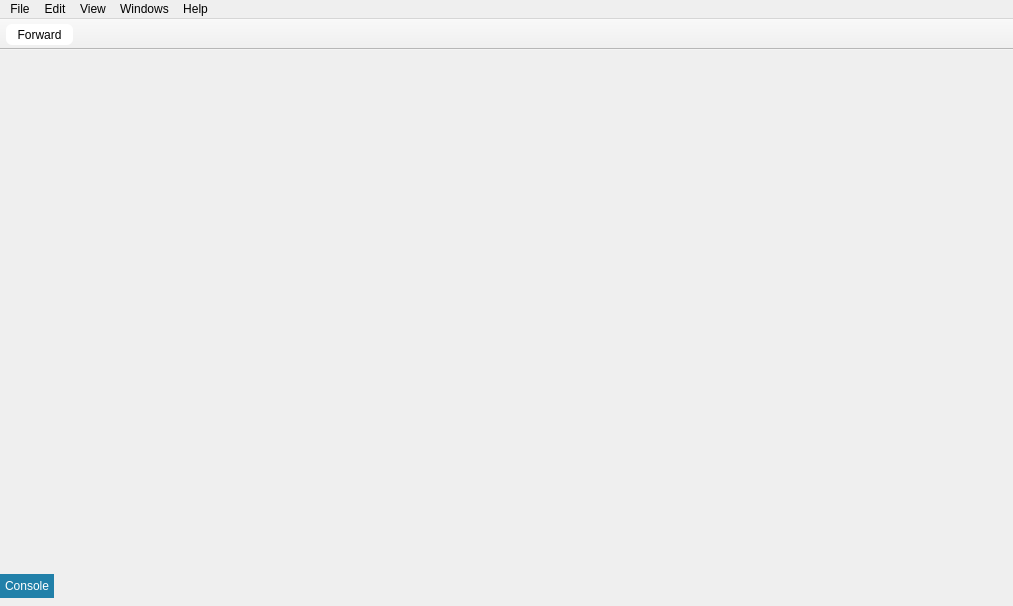
<?xml version="1.0" encoding="UTF-8"?>
<ui version="4.0">
 <class>MainWindow</class>
 <widget class="QMainWindow" name="MainWindow">
  <property name="geometry">
   <rect>
    <x>0</x>
    <y>0</y>
    <width>1013</width>
    <height>606</height>
   </rect>
  </property>
  <property name="sizePolicy">
   <sizepolicy hsizetype="Expanding" vsizetype="Expanding">
    <horstretch>0</horstretch>
    <verstretch>0</verstretch>
   </sizepolicy>
  </property>
  <property name="windowTitle">
   <string notr="true">Cutter</string>
  </property>
  <property name="styleSheet">
   <string notr="true">QHeaderView::section {
     padding: 3px;
     padding-left: 10px;
/*     border: 2px solid white;*/
}

QTabBar
{
    qproperty-drawBase: 0;
}

QTabBar::tab {
    border-bottom-color: #2180a9;
    border-top-left-radius: 0px;
    border-top-right-radius: 0px;
    min-width: 8ex;
    padding: 5px;
	margin-bottom: 3px;
	margin-top: 3px;
}

QTabBar::tab:selected {
    background: #2180a9;
    color: #FFFFFF;
}

QTabBar::tab:hover {
    background: #2180a9;      /* #3C879E; */
    color: #FFFFFF;
}

QDockWidget::title {
    text-align: center;
}

QToolTip {
	background-color: #444;
	border: 3px solid #444;
	color: rgb(232, 232, 232);
	font: 11pt &quot;Monaco&quot;;
}
/*
QDockWidget::title {
	background: rgb(64, 66, 68);
}

QDockWidget {
	color: rgb(232, 232, 232);
}
*/</string>
  </property>
  <property name="documentMode">
   <bool>false</bool>
  </property>
  <property name="dockNestingEnabled">
   <bool>true</bool>
  </property>
  <widget class="QWidget" name="centralWidget">
   <property name="sizePolicy">
    <sizepolicy hsizetype="Preferred" vsizetype="Maximum">
     <horstretch>0</horstretch>
     <verstretch>0</verstretch>
    </sizepolicy>
   </property>
   <layout class="QVBoxLayout" name="verticalLayout_10">
    <property name="leftMargin">
     <number>0</number>
    </property>
    <property name="topMargin">
     <number>0</number>
    </property>
    <property name="rightMargin">
     <number>0</number>
    </property>
    <property name="bottomMargin">
     <number>5</number>
    </property>
    <item>
     <widget class="QTabWidget" name="centralTabWidget">
      <property name="sizePolicy">
       <sizepolicy hsizetype="Expanding" vsizetype="Preferred">
        <horstretch>0</horstretch>
        <verstretch>0</verstretch>
       </sizepolicy>
      </property>
      <property name="styleSheet">
       <string notr="true">QTabWidget::pane { /* The tab widget frame */
border-top: 0px;
}</string>
      </property>
      <property name="tabPosition">
       <enum>QTabWidget::South</enum>
      </property>
      <property name="currentIndex">
       <number>0</number>
      </property>
      <property name="usesScrollButtons">
       <bool>false</bool>
      </property>
      <property name="documentMode">
       <bool>false</bool>
      </property>
      <property name="tabsClosable">
       <bool>false</bool>
      </property>
      <widget class="QWidget" name="tab">
       <property name="sizePolicy">
        <sizepolicy hsizetype="Preferred" vsizetype="Preferred">
         <horstretch>0</horstretch>
         <verstretch>0</verstretch>
        </sizepolicy>
       </property>
       <attribute name="title">
        <string notr="true">Console</string>
       </attribute>
       <layout class="QVBoxLayout" name="tabVerticalLayout">
        <property name="spacing">
         <number>0</number>
        </property>
        <property name="sizeConstraint">
         <enum>QLayout::SetNoConstraint</enum>
        </property>
        <property name="leftMargin">
         <number>0</number>
        </property>
        <property name="topMargin">
         <number>0</number>
        </property>
        <property name="rightMargin">
         <number>0</number>
        </property>
        <property name="bottomMargin">
         <number>0</number>
        </property>
       </layout>
      </widget>
     </widget>
    </item>
   </layout>
  </widget>
  <widget class="QMenuBar" name="menuBar">
   <property name="geometry">
    <rect>
     <x>0</x>
     <y>0</y>
     <width>1013</width>
     <height>22</height>
    </rect>
   </property>
   <property name="defaultUp">
    <bool>false</bool>
   </property>
   <property name="nativeMenuBar">
    <bool>true</bool>
   </property>
   <widget class="QMenu" name="menuFile">
    <property name="geometry">
     <rect>
      <x>367</x>
      <y>185</y>
      <width>156</width>
      <height>206</height>
     </rect>
    </property>
    <property name="title">
     <string>File</string>
    </property>
    <addaction name="actionNew"/>
    <addaction name="actionLoad"/>
    <addaction name="separator"/>
    <addaction name="actionSave"/>
    <addaction name="actionSaveAs"/>
    <addaction name="separator"/>
    <addaction name="actionRun_Script"/>
    <addaction name="separator"/>
    <addaction name="actionQuit"/>
   </widget>
   <widget class="QMenu" name="menuView">
    <property name="title">
     <string>View</string>
    </property>
    <property name="tabsOnTop" stdset="0">
     <bool>false</bool>
    </property>
    <widget class="QMenu" name="menuTheme">
     <property name="title">
      <string>Theme</string>
     </property>
     <addaction name="actionWhite_Theme"/>
     <addaction name="actionDark_Theme"/>
    </widget>
    <addaction name="actionRefresh_contents"/>
    <addaction name="separator"/>
    <addaction name="actionDefaut"/>
    <addaction name="actionReset_settings"/>
    <addaction name="separator"/>
    <addaction name="actionLock"/>
    <addaction name="actionTabs_on_Top"/>
    <addaction name="separator"/>
    <addaction name="actionAsmOptions"/>
    <addaction name="menuTheme"/>
   </widget>
   <widget class="QMenu" name="menuHelp">
    <property name="title">
     <string>Help</string>
    </property>
    <addaction name="actionAbout"/>
   </widget>
   <widget class="QMenu" name="menuEdit">
    <property name="title">
     <string>Edit</string>
    </property>
    <addaction name="actionUndoSeek"/>
    <addaction name="actionRedoSeek"/>
   </widget>
   <widget class="QMenu" name="menuWindows">
    <property name="title">
     <string>Windows</string>
    </property>
    <addaction name="actionDashboard"/>
    <addaction name="separator"/>
    <addaction name="actionEntry_points"/>
    <addaction name="actionFunctions"/>
    <addaction name="actionImports"/>
    <addaction name="actionExports"/>
    <addaction name="actionSymbols"/>
    <addaction name="actionSDBBrowser"/>
    <addaction name="separator"/>
    <addaction name="actionReloc"/>
    <addaction name="actionStrings"/>
    <addaction name="actionFlags"/>
    <addaction name="actionSections"/>
    <addaction name="separator"/>
    <addaction name="actionComents"/>
    <addaction name="actionNotepad"/>
   </widget>
   <addaction name="menuFile"/>
   <addaction name="menuEdit"/>
   <addaction name="menuView"/>
   <addaction name="menuWindows"/>
   <addaction name="menuHelp"/>
  </widget>
  <widget class="QToolBar" name="mainToolBar">
   <property name="sizePolicy">
    <sizepolicy hsizetype="Preferred" vsizetype="Fixed">
     <horstretch>0</horstretch>
     <verstretch>0</verstretch>
    </sizepolicy>
   </property>
   <property name="contextMenuPolicy">
    <enum>Qt::DefaultContextMenu</enum>
   </property>
   <property name="windowTitle">
    <string notr="true">Main toolbar</string>
   </property>
   <property name="styleSheet">
    <string notr="true">QToolButton { /* all types of tool button */
    margin-bottom: 1px;
    margin-top: 1px;
    margin-left: 2px;
    margin-right: 2px;
    padding: 2px;
    padding-left: 7px;
    padding-right: 7px;
	background-color: palette(light);
    border-radius: 6px;
}

QToolButton:pressed {
	background-color: palette(dark);
}</string>
   </property>
   <property name="movable">
    <bool>false</bool>
   </property>
   <property name="iconSize">
    <size>
     <width>18</width>
     <height>18</height>
    </size>
   </property>
   <property name="toolButtonStyle">
    <enum>Qt::ToolButtonIconOnly</enum>
   </property>
   <attribute name="toolBarArea">
    <enum>TopToolBarArea</enum>
   </attribute>
   <attribute name="toolBarBreak">
    <bool>false</bool>
   </attribute>
   <addaction name="actionForward"/>
  </widget>
  <action name="actionDefaut">
   <property name="text">
    <string>Reset Layout</string>
   </property>
   <property name="toolTip">
    <string>Reset layout</string>
   </property>
  </action>
  <action name="actionAbout">
   <property name="text">
    <string>About</string>
   </property>
  </action>
  <action name="actionNew">
   <property name="text">
    <string>New</string>
   </property>
   <property name="shortcut">
    <string>Ctrl+N</string>
   </property>
  </action>
  <action name="actionClose">
   <property name="text">
    <string>Close</string>
   </property>
  </action>
  <action name="actionSave_workspace">
   <property name="text">
    <string>Save layout</string>
   </property>
   <property name="toolTip">
    <string>Save layout</string>
   </property>
  </action>
  <action name="actionDocumentation">
   <property name="text">
    <string>Documentation</string>
   </property>
  </action>
  <action name="actionLoad">
   <property name="text">
    <string>Open</string>
   </property>
   <property name="shortcut">
    <string>Ctrl+O</string>
   </property>
  </action>
  <action name="actionSave">
   <property name="text">
    <string>Save</string>
   </property>
   <property name="shortcut">
    <string>Ctrl+S</string>
   </property>
  </action>
  <action name="actionUndoSeek">
   <property name="text">
    <string>Undo Seek</string>
   </property>
  </action>
  <action name="actionRedoSeek">
   <property name="text">
    <string>Redo Seek</string>
   </property>
  </action>
  <action name="actionCut">
   <property name="text">
    <string>Cut</string>
   </property>
  </action>
  <action name="actionCopy">
   <property name="text">
    <string>Copy</string>
   </property>
  </action>
  <action name="actionPaste">
   <property name="text">
    <string>Paste</string>
   </property>
  </action>
  <action name="actionDelete">
   <property name="text">
    <string>Delete</string>
   </property>
  </action>
  <action name="actionSelect_all">
   <property name="text">
    <string>Select all</string>
   </property>
   <property name="toolTip">
    <string>Select all</string>
   </property>
  </action>
  <action name="actionFind">
   <property name="text">
    <string>Find</string>
   </property>
  </action>
  <action name="actionFind_next">
   <property name="text">
    <string>Find next</string>
   </property>
   <property name="toolTip">
    <string>Find next</string>
   </property>
  </action>
  <action name="actionFind_previous">
   <property name="text">
    <string>Find previous</string>
   </property>
   <property name="toolTip">
    <string>Find previous</string>
   </property>
  </action>
  <action name="actionBack">
   <property name="icon">
    <iconset resource="resources.qrc">
     <normaloff>:/img/icons/arrow_left.svg</normaloff>:/img/icons/arrow_left.svg</iconset>
   </property>
   <property name="text">
    <string>Back</string>
   </property>
   <property name="toolTip">
    <string>Go back</string>
   </property>
  </action>
  <action name="actionForward">
   <property name="icon">
    <iconset resource="resources.qrc">
     <normaloff>:/img/icons/arrow_right.svg</normaloff>:/img/icons/arrow_right.svg</iconset>
   </property>
   <property name="text">
    <string>Forward</string>
   </property>
  </action>
  <action name="actionLock">
   <property name="checkable">
    <bool>true</bool>
   </property>
   <property name="checked">
    <bool>true</bool>
   </property>
   <property name="text">
    <string>Unlock Panels</string>
   </property>
   <property name="toolTip">
    <string>Toggle panel locks</string>
   </property>
   <property name="iconVisibleInMenu">
    <bool>false</bool>
   </property>
  </action>
  <action name="actionLockUnlock">
   <property name="checkable">
    <bool>true</bool>
   </property>
   <property name="icon">
    <iconset resource="resources.qrc">
     <normaloff>:/unlock</normaloff>:/unlock</iconset>
   </property>
   <property name="text">
    <string>Lock/Unlock</string>
   </property>
   <property name="toolTip">
    <string>Lock/Unlock</string>
   </property>
  </action>
  <action name="actionStrings">
   <property name="checkable">
    <bool>false</bool>
   </property>
   <property name="text">
    <string>Strings</string>
   </property>
   <property name="toolTip">
    <string>Show/Hide Strings panel</string>
   </property>
  </action>
  <action name="actionSections">
   <property name="checkable">
    <bool>false</bool>
   </property>
   <property name="text">
    <string>Sections</string>
   </property>
   <property name="toolTip">
    <string>Show/Hide Sections panel</string>
   </property>
  </action>
  <action name="actionFunctions">
   <property name="checkable">
    <bool>false</bool>
   </property>
   <property name="text">
    <string>Functions</string>
   </property>
   <property name="toolTip">
    <string>Show/Hide Functions panel</string>
   </property>
  </action>
  <action name="actionImports">
   <property name="checkable">
    <bool>false</bool>
   </property>
   <property name="text">
    <string>Imports</string>
   </property>
   <property name="toolTip">
    <string>Show/Hide Imports panel</string>
   </property>
  </action>
  <action name="actionSymbols">
   <property name="checkable">
    <bool>false</bool>
   </property>
   <property name="text">
    <string>Symbols</string>
   </property>
   <property name="toolTip">
    <string>Show/Hide Symbols panel</string>
   </property>
  </action>
  <action name="actionReloc">
   <property name="checkable">
    <bool>false</bool>
   </property>
   <property name="text">
    <string>Relocs</string>
   </property>
   <property name="toolTip">
    <string>Show/Hide Relocs panel</string>
   </property>
  </action>
  <action name="actionFlags">
   <property name="checkable">
    <bool>false</bool>
   </property>
   <property name="text">
    <string>Flags</string>
   </property>
   <property name="toolTip">
    <string>Show/Hide Flags panel</string>
   </property>
  </action>
  <action name="actionMem">
   <property name="checkable">
    <bool>false</bool>
   </property>
   <property name="text">
    <string>Memory</string>
   </property>
   <property name="toolTip">
    <string>Show/Hide Memory panel</string>
   </property>
  </action>
  <action name="actionTheme">
   <property name="checkable">
    <bool>false</bool>
   </property>
   <property name="icon">
    <iconset resource="resources.qrc">
     <normaloff>:/img/icons/themes.svg</normaloff>:/img/icons/themes.svg</iconset>
   </property>
   <property name="text">
    <string>Theme</string>
   </property>
   <property name="autoRepeat">
    <bool>false</bool>
   </property>
   <property name="menuRole">
    <enum>QAction::PreferencesRole</enum>
   </property>
  </action>
  <action name="actionTabs">
   <property name="icon">
    <iconset resource="resources.qrc">
     <normaloff>:/img/icons/tabs.svg</normaloff>:/img/icons/tabs.svg</iconset>
   </property>
   <property name="text">
    <string>Tabs up/down</string>
   </property>
   <property name="toolTip">
    <string>Tabs up/down</string>
   </property>
  </action>
  <action name="actionRefresh_Panels">
   <property name="icon">
    <iconset resource="resources.qrc">
     <normaloff>:/img/icons/spin.svg</normaloff>:/img/icons/spin.svg</iconset>
   </property>
   <property name="text">
    <string>Refresh</string>
   </property>
  </action>
  <action name="actionComents">
   <property name="checkable">
    <bool>false</bool>
   </property>
   <property name="text">
    <string>Comments</string>
   </property>
   <property name="toolTip">
    <string>Show/Hide comments</string>
   </property>
  </action>
  <action name="actionTabs_on_Top">
   <property name="checkable">
    <bool>true</bool>
   </property>
   <property name="text">
    <string>Show Tabs at the Top</string>
   </property>
   <property name="toolTip">
    <string>Toggle tab position</string>
   </property>
  </action>
  <action name="actionDark_Theme">
   <property name="text">
    <string>Dark Theme</string>
   </property>
  </action>
  <action name="actionLoad_workspace">
   <property name="text">
    <string>Load layout</string>
   </property>
   <property name="toolTip">
    <string>Load layout</string>
   </property>
  </action>
  <action name="actionWhite_Theme">
   <property name="text">
    <string>Default Theme</string>
   </property>
  </action>
  <action name="actionBindiff">
   <property name="text">
    <string>Bindiff</string>
   </property>
  </action>
  <action name="actionGraph">
   <property name="text">
    <string>Graph</string>
   </property>
  </action>
  <action name="actionSearch">
   <property name="text">
    <string>Search</string>
   </property>
  </action>
  <action name="actionAnalysis">
   <property name="text">
    <string>Analysis</string>
   </property>
  </action>
  <action name="actionTest_menu">
   <property name="text">
    <string>Test menu</string>
   </property>
  </action>
  <action name="actionHexCopy_Hexpair">
   <property name="text">
    <string>Copy hexpair</string>
   </property>
   <property name="toolTip">
    <string>Copy hexpair</string>
   </property>
  </action>
  <action name="actionHexCopy_Text">
   <property name="text">
    <string>Copy text</string>
   </property>
   <property name="toolTip">
    <string>Copy text</string>
   </property>
  </action>
  <action name="actionHexCopy_ASCII">
   <property name="text">
    <string>Copy ASCII</string>
   </property>
  </action>
  <action name="actionHexInsert_String">
   <property name="text">
    <string>Insert string</string>
   </property>
   <property name="toolTip">
    <string>Insert string</string>
   </property>
  </action>
  <action name="actionHexInsert_Hex">
   <property name="text">
    <string>Insert hex</string>
   </property>
   <property name="toolTip">
    <string>Insert hex</string>
   </property>
  </action>
  <action name="actionHexEdit">
   <property name="text">
    <string>Edit</string>
   </property>
  </action>
  <action name="actionHexPaste">
   <property name="text">
    <string>Paste</string>
   </property>
  </action>
  <action name="actionDisas_ShowHideBytes">
   <property name="text">
    <string>Show/Hide bytes</string>
   </property>
  </action>
  <action name="actionDisasSwitch_case">
   <property name="text">
    <string>Switch case</string>
   </property>
  </action>
  <action name="actionDisasCopy_All">
   <property name="text">
    <string>Copy all</string>
   </property>
   <property name="toolTip">
    <string>Copy all</string>
   </property>
  </action>
  <action name="actionDisasCopy_Bytes">
   <property name="text">
    <string>Copy bytes</string>
   </property>
   <property name="toolTip">
    <string>Copy bytes</string>
   </property>
  </action>
  <action name="actionDisasCopy_Disasm">
   <property name="text">
    <string>Copy disasm</string>
   </property>
   <property name="toolTip">
    <string>Copy disasm</string>
   </property>
  </action>
  <action name="actionDisplayOptions">
   <property name="text">
    <string>Copy disasm</string>
   </property>
   <property name="toolTip">
    <string>Copy disasm</string>
   </property>
  </action>
  <action name="actionStart_Web_Server">
   <property name="checkable">
    <bool>true</bool>
   </property>
   <property name="icon">
    <iconset resource="resources.qrc">
     <normaloff>:/img/icons/cloud.svg</normaloff>:/img/icons/cloud.svg</iconset>
   </property>
   <property name="text">
    <string>Start web server</string>
   </property>
   <property name="toolTip">
    <string>Start web server</string>
   </property>
  </action>
  <action name="action1column">
   <property name="text">
    <string>1</string>
   </property>
  </action>
  <action name="action2columns">
   <property name="text">
    <string>2</string>
   </property>
  </action>
  <action name="action4columns">
   <property name="text">
    <string>4</string>
   </property>
  </action>
  <action name="action8columns">
   <property name="text">
    <string>8</string>
   </property>
  </action>
  <action name="action16columns">
   <property name="text">
    <string>16</string>
   </property>
  </action>
  <action name="action32columns">
   <property name="text">
    <string>32</string>
   </property>
  </action>
  <action name="action64columns">
   <property name="text">
    <string>64</string>
   </property>
  </action>
  <action name="actionSyntax_AT_T_Intel">
   <property name="text">
    <string>Syntax AT&amp;T/Intel</string>
   </property>
  </action>
  <action name="actionFunctionsRename">
   <property name="text">
    <string>Rename</string>
   </property>
  </action>
  <action name="actionFunctionsUndefine">
   <property name="text">
    <string>Undefine</string>
   </property>
  </action>
  <action name="actionDisasRename">
   <property name="text">
    <string>Rename</string>
   </property>
  </action>
  <action name="actionDisasmUndefine">
   <property name="text">
    <string>Undefine</string>
   </property>
  </action>
  <action name="actionDisasAdd_comment">
   <property name="text">
    <string>Add comment</string>
   </property>
  </action>
  <action name="actionhide_bottomPannel">
   <property name="checkable">
    <bool>true</bool>
   </property>
   <property name="icon">
    <iconset resource="resources.qrc">
     <normaloff>:/img/icons/down.svg</normaloff>:/img/icons/down.svg</iconset>
   </property>
   <property name="text">
    <string>Show/Hide bottom pannel</string>
   </property>
   <property name="toolTip">
    <string>Show/Hide bottom pannel</string>
   </property>
  </action>
  <action name="actionSend_to_Notepad">
   <property name="text">
    <string>Send to Notepad</string>
   </property>
  </action>
  <action name="actionNotepad">
   <property name="text">
    <string>Notepad</string>
   </property>
  </action>
  <action name="actionSDBBrowser">
   <property name="text">
    <string>SDB Browser</string>
   </property>
  </action>
  <action name="actionRun_Script">
   <property name="text">
    <string>Run Script</string>
   </property>
  </action>
  <action name="actionDashboard">
   <property name="text">
    <string>Dashboard</string>
   </property>
   <property name="toolTip">
    <string>Show/Hide Dashboard panel</string>
   </property>
  </action>
  <action name="actionReset_settings">
   <property name="text">
    <string>Reset Settings</string>
   </property>
   <property name="toolTip">
    <string>Reset settings</string>
   </property>
  </action>
  <action name="actionQuit">
   <property name="text">
    <string>Quit</string>
   </property>
   <property name="shortcut">
    <string>Ctrl+Q</string>
   </property>
  </action>
  <action name="actionExports">
   <property name="text">
    <string>Exports</string>
   </property>
   <property name="toolTip">
    <string>Show/Hide Exports panel</string>
   </property>
  </action>
  <action name="actionRefresh_contents">
   <property name="text">
    <string>Refresh Contents</string>
   </property>
   <property name="toolTip">
    <string>Refresh contents</string>
   </property>
  </action>
  <action name="actionDisplay_Esil">
   <property name="checkable">
    <bool>true</bool>
   </property>
   <property name="text">
    <string>Show ESIL rather than assembly</string>
   </property>
  </action>
  <action name="actionDisplay_Pseudocode">
   <property name="checkable">
    <bool>true</bool>
   </property>
   <property name="text">
    <string>Show pseudocode rather than assembly</string>
   </property>
  </action>
  <action name="actionEntry_points">
   <property name="text">
    <string>Entry Points</string>
   </property>
  </action>
  <action name="actionDisplay_Offsets">
   <property name="checkable">
    <bool>true</bool>
   </property>
   <property name="checked">
    <bool>true</bool>
   </property>
   <property name="text">
    <string>Display offsets</string>
   </property>
  </action>
  <action name="actionAsmOptions">
   <property name="text">
    <string>Disassembly Options</string>
   </property>
  </action>
  <action name="actionSaveAs">
   <property name="text">
    <string>Save As...</string>
   </property>
  </action>
  <action name="actionTmp">
   <property name="text">
    <string>Tmp</string>
   </property>
  </action>
 </widget>
 <layoutdefault spacing="6" margin="11"/>
 <resources>
  <include location="resources.qrc"/>
 </resources>
 <connections/>
</ui>
